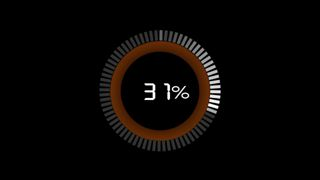
#> input picture data/enrichment/frames/0099e3d3d527106cd7b2a00f43fa1d40/0.jpg, 320 x 180 px
$ python -i enrich.py   (imports and definitions only)   (older library calls are emulated)
#> lines starting #> are read from the running program, lines starting #| are printed output that depends on the picture; after the words box and inside, x2 and y2 are one past the last pixel; in counts of white or black regions, pixels touching at a corner belong together
"""Phase 19 — deterministic enrichment worker (READ-ONLY on the arsenal).

Extracts representative frames + measured visual/audio descriptors and
writes enrichment records + preview thumbnails into the Arsenal-X project
data dir. Original assets are never modified.

Run with the Al-Montier venv python (PyAV/Pillow/numpy/cv2):
  python tools/enrich.py --limit-video 80 --limit-image 300 --limit-sfx 150
  python tools/enrich.py --resume            # continue from checkpoint
  python tools/enrich.py --rebuild           # discard cache, start over

Design: deterministic sampling, per-asset failure isolation, JSONL records,
checkpoint resume, stable enrichment identity (path+size+mtime+version).
semantic_status is PARTIAL at best (measured descriptors only); nothing is
ever labeled ENRICHED without a real semantic analyzer.
"""
import argparse
import hashlib
import json
import os
import sys
import time

ANALYZER_VERSION = "enrich-1.0.0"
HERE = os.path.dirname(os.path.abspath(__file__))
DATA = os.path.join(HERE, "..", "data", "enrichment")
RECORDS = os.path.join(DATA, "records.jsonl")
CHECKPOINT = os.path.join(DATA, "checkpoint.json")
FRAMES = os.path.join(DATA, "frames")

ARSENAL = os.environ.get(
    "ARSENAL_ROOT", r"F:\Arsenal")
VIDEO_ROOTS = ["MH - محتوى بصري/02-فيديو", "05_VideoAssets"]
IMAGE_ROOTS = ["MH - محتوى بصري/01-صور"]
SFX_ROOTS = ["مؤثرات صوتية", "_projects/sfx-transitions-pack",
             "موسيقى"]
VIDEO_EXTS = {".mp4", ".mov", ".mkv", ".avi", ".webm", ".m4v"}
IMAGE_EXTS = {".jpg", ".jpeg", ".png", ".webp"}
AUDIO_EXTS = {".mp3", ".wav", ".ogg", ".flac"}
FRAME_FRACS = (0.25, 0.5, 0.75)


# [42 lines left out: functions fingerprint, load_checkpoint, save_checkpoint, iter_targets, not called in this run]


def frame_descriptors(img_small):
    import cv2
    import numpy as np
    g = cv2.cvtColor(img_small, cv2.COLOR_RGB2GRAY)
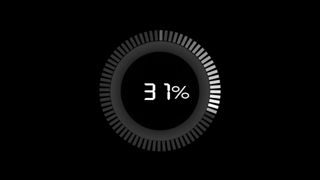
#> g: shape (180, 320); min 0, max 255, mean 6.8
    mean = img_small.reshape(-1, 3).mean(axis=0)
#> mean = [8.76, 6.21, 4.68]
    brightness = float(g.mean() / 255.0)
#> brightness = 0.0267
    hsv = cv2.cvtColor(img_small, cv2.COLOR_RGB2HSV)
#> hsv: shape (180, 320, 3); mean H, S, V 5.8, 24.8, 8.9
    saturation = float(hsv[:, :, 1].mean() / 255.0)
#> saturation = 0.0973
    edges = cv2.Canny(g, 100, 200)
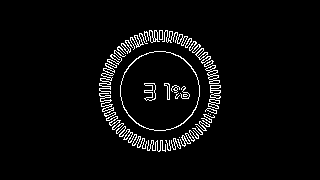
#> edges: shape (180, 320); 4% white in thin lines or dots, all inside (x1, y1, x2, y2) = (99, 30, 221, 152)
    edge_density = float((edges > 0).mean())
#> edge_density = 0.0399
    sharpness = float(cv2.Laplacian(g, cv2.CV_64F).var())
#> sharpness = 794
    # palette: 2-bit per channel buckets, top 3
    q = (img_small // 85).reshape(-1, 3)
    keys, counts = np.unique([int(r) * 1000000 + int(gg) * 1000 + int(b)
                              for r, gg, b in q], return_counts=True)
#> keys = 21 values from 0 to 3003003; counts = 21 values, max 55321 at index 0, min 1 at index 2, mean 2742.9
    top = sorted(zip(counts, keys), reverse=True)[:3]
#> top = [(55321, 0), (1436, 1000000), (423, 1001001)]
    palette = [f"#{int(k // 1000000) * 85:02x}{int((k // 1000) % 1000) * 85:02x}"
               f"{int(k % 1000) * 85:02x}" for _, k in top]
#> palette = ['#000000', '#550000', '#555555']
    r_, g_, b_ = [float(x) for x in mean]
#> r_ = 8.76; g_ = 6.21; b_ = 4.68
    return {
        "brightness": round(brightness, 3),
        "saturation": round(saturation, 3),
        "edge_density": round(edge_density, 4),
        "sharpness": round(sharpness, 1),
        "mean_rgb": [round(r_, 1), round(g_, 1), round(b_, 1)],
        "palette": palette,
        "dark": bool(brightness < 0.25),
        "bright": bool(brightness > 0.75),
        "blue_dominant": bool(b_ > r_ * 1.15 and b_ > g_ * 1.15),
        "warm": bool(r_ > b_ * 1.15),
    }


# [220 lines left out: functions dhash, enrich_video, enrich_image, enrich_audio, main, not called in this run]


# [2 lines not run here, left out]

>>> import cv2
>>> picture = cv2.cvtColor(cv2.imread('../data/enrichment/frames/0099e3d3d527106cd7b2a00f43fa1d40/0.jpg'), cv2.COLOR_BGR2RGB)
>>> result = frame_descriptors(picture)
#> result = 10 items

$ run again, on data/enrichment/frames/054fdf27f9540797ba112a3fc3c780c2/1.jpg
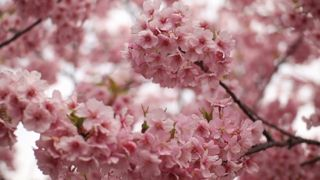
#> input picture data/enrichment/frames/054fdf27f9540797ba112a3fc3c780c2/1.jpg, 320 x 180 px
#> in frame_descriptors, `g = cv2.cvtColor(img_small, cv2.COLOR_RGB2GRAY)`:
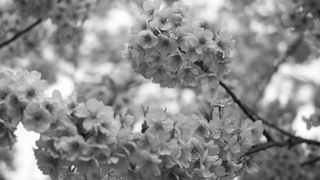
#> g: shape (180, 320); min 13, max 255, mean 140.7
#> mean = [173.5, 125.8, 130.7]
#> brightness = 0.552
#> hsv: shape (180, 320, 3); mean H, S, V 150.5, 79.5, 173.6
#> saturation = 0.312
#> in frame_descriptors, `edges = cv2.Canny(g, 100, 200)`:
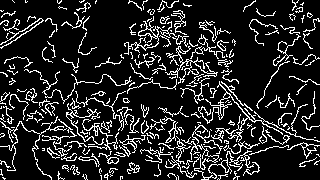
#> edges: shape (180, 320); 14.9% white in thin lines or dots
#> edge_density = 0.149
#> sharpness = 491.6
#> keys = 19 values from 0 to 3003003; counts = 19 values, max 17746 at index 8, min 1 at index 5, mean 3031.6
#> top = [(17746, 2001001), (11899, 2002002), (11712, 1001001)]
#> palette = ['#aa5555', '#aaaaaa', '#555555']
#> r_ = 173.5; g_ = 125.8; b_ = 130.7
#> result = 10 items
